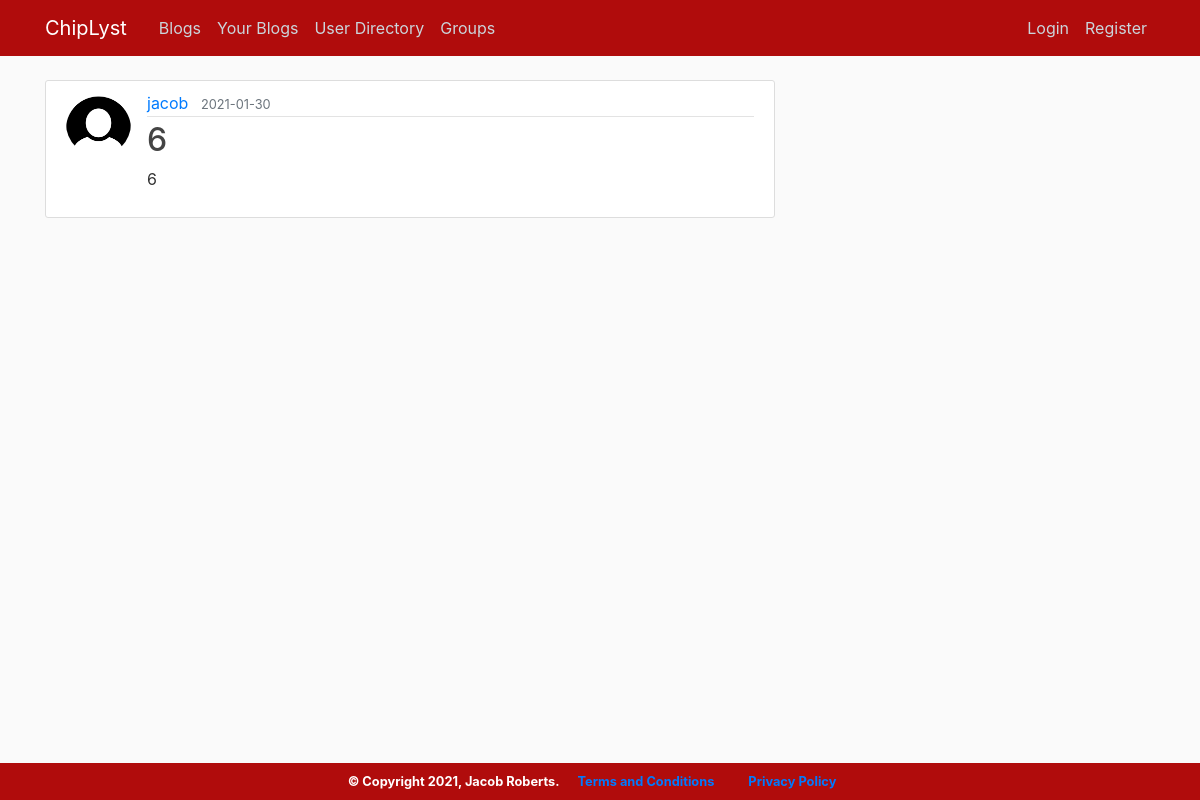
The page /post/5 on the database its author committed.
### main/models.py (models this page shows, shortened)
class User(db.Model, UserMixin):
    id = db.Column(db.Integer, primary_key=True)
    username = db.Column(db.String(20), unique=True, nullable=False)
    email = db.Column(db.String(120), unique=True, nullable=False)
    password = db.Column(db.String(80), nullable=False)
    image_file = db.Column(db.String(20), nullable=False, default='default.jpg')
    bio = db.Column(db.String(255), nullable=False, default="")
    posts = db.relationship('Post', backref='author',lazy=True)
    lists = db.relationship('Lists', backref='author',lazy=True)
    groups = db.relationship('Groups', secondary=memberships, backref=db.backref('member', lazy = 'dynamic'))

class Post(db.Model):
    id = db.Column(db.Integer, primary_key=True)
    title = db.Column(db.String(100), nullable=False)
    date_posted = db.Column(db.DateTime, nullable=False, default=datetime.utcnow)
    content = db.Column(db.Text, nullable=False)
    user_id = db.Column(db.Integer, db.ForeignKey('user.id'), nullable=False)

### main/routes.py (the view)
@app.route("/post/<int:post_id>")
def post(post_id):
    post = Post.query.get_or_404(post_id)
    return render_template('post.html',title=post.title, post=post)

### main/templates/post.html (shortened to what this page needs)
{% extends "layout.html" %}
{% block content %}
  <article class="media content-section">
    <img class="rounded-circle article-img" src="{{ url_for('static', filename='profilepics/' + post.author.image_file) }}">
    <div class="media-body">
      <div class="article-metadata">
        <a class="mr-2" href="{{ url_for('user_posts', username=post.author.username)}}">{{ post.author.username }}</a>
        <small class="text-muted">{{ post.date_posted.strftime('%Y-%m-%d') }}</small>
      </div>
      <h2 class="article-title">{{ post.title }}</h2>
      <p class="article-content">{{ post.content }}</p>
    </div>
  </article>
{% endblock content %}

### main/static/main.css (style rules this page uses)
body { background: #fafafa; color: #333333; margin-top: 5rem; }
h1, h2, h3, h4, h5, h6 { color: #444444; }
.content-section { background: #ffffff; padding: 10px 20px; border: 1px solid #dddddd; border-radius: 3px; margin-bottom: 20px; }
.article-title { color: #444444; }
.article-content { white-space: pre-line; }
.article-img { height: 65px; width: 65px; margin-right: 16px; }
.article-metadata { padding-bottom: 1px; margin-bottom: 4px; border-bottom: 1px solid #e3e3e3 }

### rows shown on the page
User: image_file (placeholder picture), author.username "jacob"
Post: date_posted "2021-01-30", title "6", content "6"
